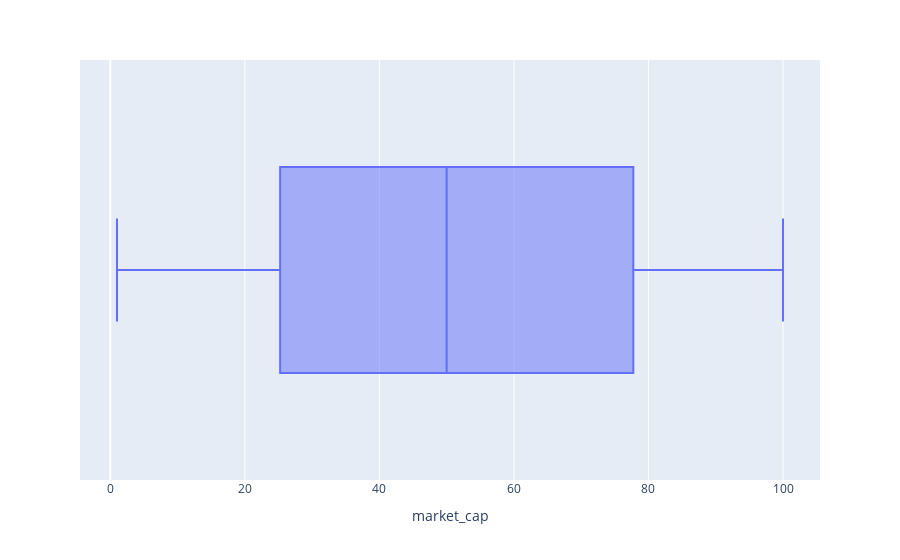

Notebook code for this chart:
### Markdown cell above
### Data Inspection

### Code cell
fig = px.box(coindf, x="market_cap", 
                   hover_data=['name'])
fig.show()

### Figure 1 — Plotly figure (JSON) as saved in the notebook; plotly's stock layout.template omitted (floating-point values rounded to 4 significant figures)
{"data": [{"alignmentgroup": "True", "customdata": [["Bitcoin"], ["Tether"], ["BNB"], ["XRP"], ["Cardano"], ["Solana"], ["Avalanche"], ["Terra"], ["Polkadot"], ["Binance USD"], ["Shiba Inu"], ["Polygon"], ["Crypto.com Coin"], ["TerraUSD"], ["Dai"], ["Litecoin"], ["Chainlink"], ["Near"], ["TRON"], ["Algorand"], ["FTX Token"], ["Bitcoin Cash"], ["Lido Staked Ether"], ["Stellar"], ["LEO Token"], ["Fantom"], ["Uniswap"], ["Decentraland"], ["Hedera"], ["The Sandbox"], ["Axie Infinity"], ["Ethereum Classic"], ["Elrond"], ["VeChain"], ["Theta Network"], ["ECOMI"], ["Filecoin"], ["cETH"], ["The Graph"], ["cDAI"], ["Helium"], ["Frax"], ["cUSDC"], ["Gala"], ["IOTA"], ["Flow"], ["Aave"], ["Harmony"], ["BitTorrent [OLD]"], ["Maker"], ["Theta Fuel"], ["Enjin Coin"], ["Quant"], ["Arweave"], ["Huobi BTC"], ["NEO"], ["Frax Share"], ["Stacks"], ["KuCoin Token"], ["Kusama"], ["Huobi Token"], ["Zcash"], ["Amp"], ["TrueUSD"], ["Celsius Network"], ["Kadena"], ["THORChain"], ["Basic Attention Token"], ["Celo"], ["Curve DAO Token"], ["Loopring"], ["NEXO"], ["Chiliz"], ["Dash"], ["Oasis Network"], ["Secret"], ["Synthetix Network Token"], ["Waves"], ["NEM"]], "hovertemplate": "market_cap=%{x}<br>name=%{customdata[0]}<extra></extra>", "legendgroup": "", "marker": {"color": "#636efa"}, "name": "", "notched": false, "offsetgroup": "", "orientation": "h", "showlegend": false, "type": "box", "x": [1, 3, 4, 6, 7, 8, 9, 10, 11, 13, 14, 15, 16, 17, 19, 20, 22, 23, 24, 25, 26, 27, 28, 30, 31, 32, 33, 34, 35, 36, 37, 39, 40, 41, 42, 43, 44, 48, 49, 50, 52, 54, 55, 56, 57, 59, 60, 61, 63, 65, 66, 67, 69, 70, 72, 73, 74, 75, 77, 78, 79, 80, 81, 82, 83, 85, 86, 89, 90, 91, 92, 93, 94, 95, 96, 97, 98, 99, 100], "x0": " ", "xaxis": "x", "y0": " ", "yaxis": "y"}], "layout": {"boxmode": "group", "legend": {"tracegroupgap": 0}, "margin": {"t": 60}, "xaxis": {"anchor": "y", "domain": [0, 1], "title": {"text": "market_cap"}}, "yaxis": {"anchor": "x", "domain": [0, 1]}}}
